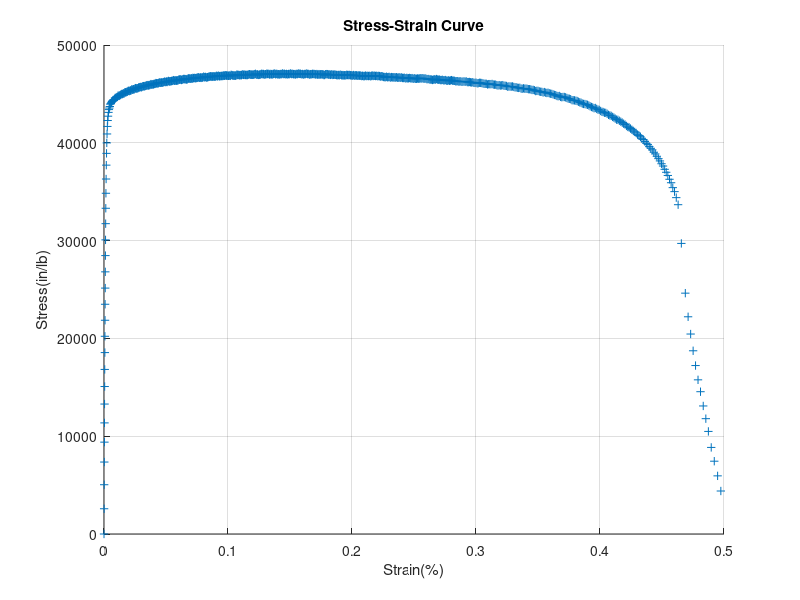

MATLAB code for this plot:
%Atticus Russell
%2/21/2019
%Studio week 6
%Problem 1

%Trying to calculate Stress & Strain column vectors from Load & Gage 
%Length column vector

%stress is x axis
%strain is y axis'
%fprintf with file id


%clear variables 
clear
%clear command window
clc

%load variables
load('rawtensiledata.mat')

%define the cross setional area (square inches)
A0=0.0313;
%define the initial gauge length (inches)
L0=2.000;

%Shorten reference to GageLen
L=GageLen;
%Shorten reference to Load
F=Load;
%initialize counter
n=1;

%define max of counter
nmax=708;

%create stress vector
stress=zeros(1,708);

%create strain vector
strain=zeros(1,708);


%for loop 
for n=1:nmax
    %calculate stress, in inch pounds, as a function of the counter n
    stress(n)=F(n)/A0;
    %calculate strain, in percent, as a function of the counter n
    strain(n)=((L(n)-L0)/L0);
    %increment the counter 
    n=n+1;
end



%open a new file with handle "result" with the output of stress and strain values
result=fopen('StressandStrain.csv','wt');
for n=1:nmax
    fprintf(result,'%5.1f  %4.2f\n',stress(n),strain(n));
end
%close "result"
fclose(result)

hold on
plot(strain,stress,'+')
xlabel('Strain(%)')
ylabel('Stress(in/lb)')
title('Stress-Strain Curve')
grid on

